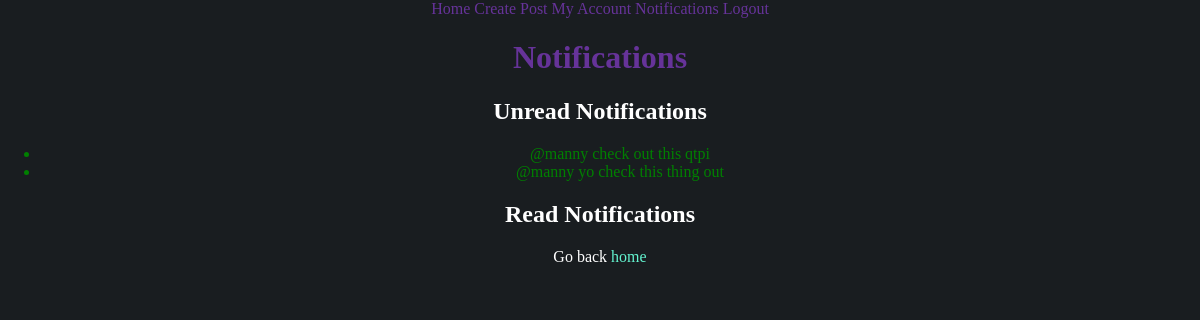
/notifications/ (signed in), run on the app's committed database.
### notifications/models.py (models this page shows, shortened)
class Notifications(models.Model):
  text = models.CharField(max_length=2000)
  read = models.BooleanField(default=False)
  user = models.ForeignKey(CustomUser, on_delete=models.CASCADE)

### notifications/views.py (the view)
# urls.py: path('notifications/', notification_view),
def notification_view(request, *args, **kwargs):
  notifications = Notifications.objects.filter(user=request.user)
  notifications_to_display = []
  old_notifications = []
  for notification in notifications:
    if not notification.read:
      notifications_to_display.append(notification)
      notification.read = True
      notification.save()
    else:
      old_notifications.append(notification)
  return render(request, 'notifications.html', context={'new_notifications': notifications_to_display, 'old_notifications': old_notifications })

### templates/notifications.html (shortened to what this page needs)
{% extends "_base.html" %}
{% block content %}
<h1 style='color: rebeccapurple;'>Notifications</h1>
<h2>Unread Notifications</h2>
<ul>
  {% for notification in new_notifications %}
  <li style='color: green;'>
    {{ notification.text }}
  </li>
  {% endfor %}
</ul>
<h2>Read Notifications</h2>
<span>Go back <a href='/'>home</a> </span>
{% endblock %}

### templates/_base.html (style rules this page uses)
a { color: rgb(99, 243, 207); text-decoration: none; }
span { color: white; }
h2 { color: white; }
* { -webkit-box-sizing: border-box; box-sizing: border-box; }
body { padding: 0; margin: 0; background-color: rgb(25, 29, 32); }

### data on the page
Notifications: text "@manny check out this qtpi"
Notifications: text "@manny yo check this thing out"
